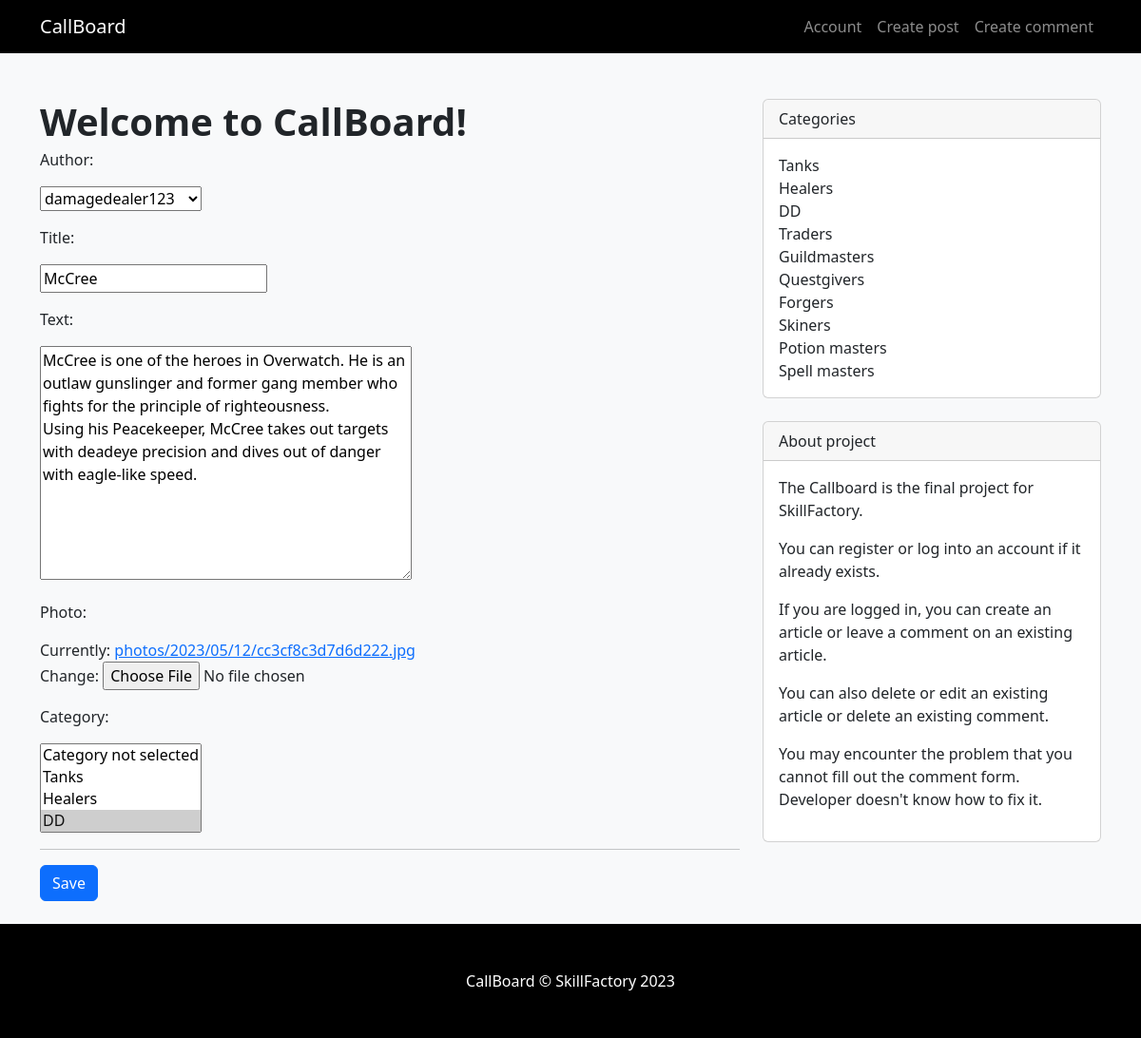
Page /callboard/update/6 (signed in) on the committed database.
### callboard/models.py (models this page shows, shortened)
class Post(models.Model):
    author = models.ForeignKey(Author, on_delete=models.CASCADE)
    title = models.CharField(max_length=128, unique=True)
    text = models.TextField()
    photo = models.ImageField(upload_to='photos/%Y/%m/%d/')
    time_create = models.DateField(auto_now_add=True)
    time_update = models.DateField(auto_now=True)
    category = models.ManyToManyField('Category', through='PostToCategory')

class Category(models.Model):
    name = models.CharField(max_length=64, unique=True)
    subscribers = models.ManyToManyField(User, related_name='categories')
    def __str__(self):
        return f'{self.name}'

### callboard/views.py (the view)
# urls.py: path('update/<int:pk>', PostUpdate.as_view(), name='post_update'),
class PostUpdate(LoginRequiredMixin, UpdateView):
    form_class = PostForm
    model = Post
    template_name = 'callboard/post_update.html'
    success_url = reverse_lazy('post_list')
    login_url = reverse_lazy('login')
    def get_context_data(self, *, object_list=None, **kwargs):
        context = super().get_context_data(**kwargs)
        context['categories'] = Category.objects.all()
        context['menu'] = menu
        return context

### callboard/forms.py (shortened to what this page needs)
class PostForm(forms.ModelForm):
    def __init__(self, *args, **kwargs):
        super().__init__(*args, **kwargs)
        self.fields['category'].empty_label = 'Category not selected'
        self.fields['author'].empty_label = 'Author not selected'
    class Meta:
        model = Post
        fields = [
            'author',
            'title',
            'text',
            'photo',
            'category',
        ]

### callboard/models.py (called while the page is built)
    def __str__(self):
        return f'{self.user}'

### templates/callboard/post_update.html (shortened to what this page needs)
{% extends 'flatpages/default.html' %}
{% block content %}
<form action="{% url 'post_update' post.id %}" method="post" enctype="multipart/form-data">
    {% for field in form %}
    <p>{{ field.label_tag }}</p>
    <p>{{ field }}</p>
    {% endfor %}
    <hr>
    <input type="submit" class="btn btn-primary mt-auto button" value="Save">
</form>
{% endblock content %}

### templates/flatpages/default.html (shortened to what this page needs)
<!DOCTYPE html>
<html lang="en">
    <head>
        {% load static %}
        <link href="{% static 'css/styles.css' %}" rel="stylesheet" />
    </head>
    <body class="bg-light">
    {% block navbar %}
        <nav class="navbar navbar-expand-lg navbar-dark bg-black">
            <div class="container">
                <a class="navbar-brand" href="http://127.0.0.1:8000/callboard/">CallBoard</a>
                <div class="collapse navbar-collapse" id="navbarSupportedContent">
                    <ul class="navbar-nav ms-auto mb-2 mb-lg-0">
                        {% for m in menu %}
                        <li class="nav-item"><a class="nav-link" href="{% url m.url_name %}">{{ m.title }}</a></li>
                        {% endfor %}
                    </ul>
                </div>
            </div>
        </nav>
    {% endblock navbar %}
        <div class="container mt-5">
            <div class="row">
                <div class="col-lg-8">
                    <article>
                        <header class="mb-4">
                            <h1 class="fw-bolder mb-1">Welcome to CallBoard!</h1>
                            {% block content %}{% endblock content %}
                </div>
                <div class="col-lg-4">
                    {% block categories %}
                    <div class="card mb-4">
                        <div class="card-header">Categories</div>
                            <div class="card-body">
                                <div class="row">
                                    <div class="col-sm-6">
                                        <ul class="list-unstyled mb-0">
                                            {% for category in categories %}
                                            <li>{{ category.name }}</li>
                                            {% endfor %}
                                        </ul>
                                    </div>
                                </div>
                            </div>
                        </div>
                    {% endblock categories %}
                    <div class="card mb-4">
                        <div class="card-header">About project</div>
                        <div class="card-body"><p>The Callboard is the final project for SkillFactory.</p>
                            <p>You can register or log into an account if it already exists.</p>
                            <p>If you are logged in, you can create an article or leave a comment on an existing article.</p>
                            <p>You can also delete or edit an existing article or delete an existing comment.</p>
                            <p>You may encounter the problem that you cannot fill out the comment form. Developer doesn't know how to fix it.</p>
                        </div>
                    </div>
                </div>
            </div>
        </div>
        <footer class="py-5 bg-black">
            <div class="container"><p class="m-0 text-center text-white">CallBoard &copy; SkillFactory 2023</p></div>
        </footer>
    </body>
</html>

### rows in the picture
Post: form "damagedealer123" "McCree" "McCree is one of the heroes in Overwatch. He is an outlaw gunslinger and former gang member who fights for the principle of righteousness. Using his Peacekeeper, McCree takes out targets with deadeye precision and dives out of danger with eagle-like speed."
Category: name "Tanks"
Category: name "Healers"
Category: name "DD"
Category: name "Traders"
Category: name "Guildmasters"
Category: name "Questgivers"
Category: name "Forgers"
Category: name "Skiners"
Category: name "Potion masters"
Category: name "Spell masters"

### other values in the picture
{{ m.title }} "Account" "Create post" "Create comment"
{{ field.label_tag }} "Author:" "Title:" "Text:" "Photo:" "Category:"
